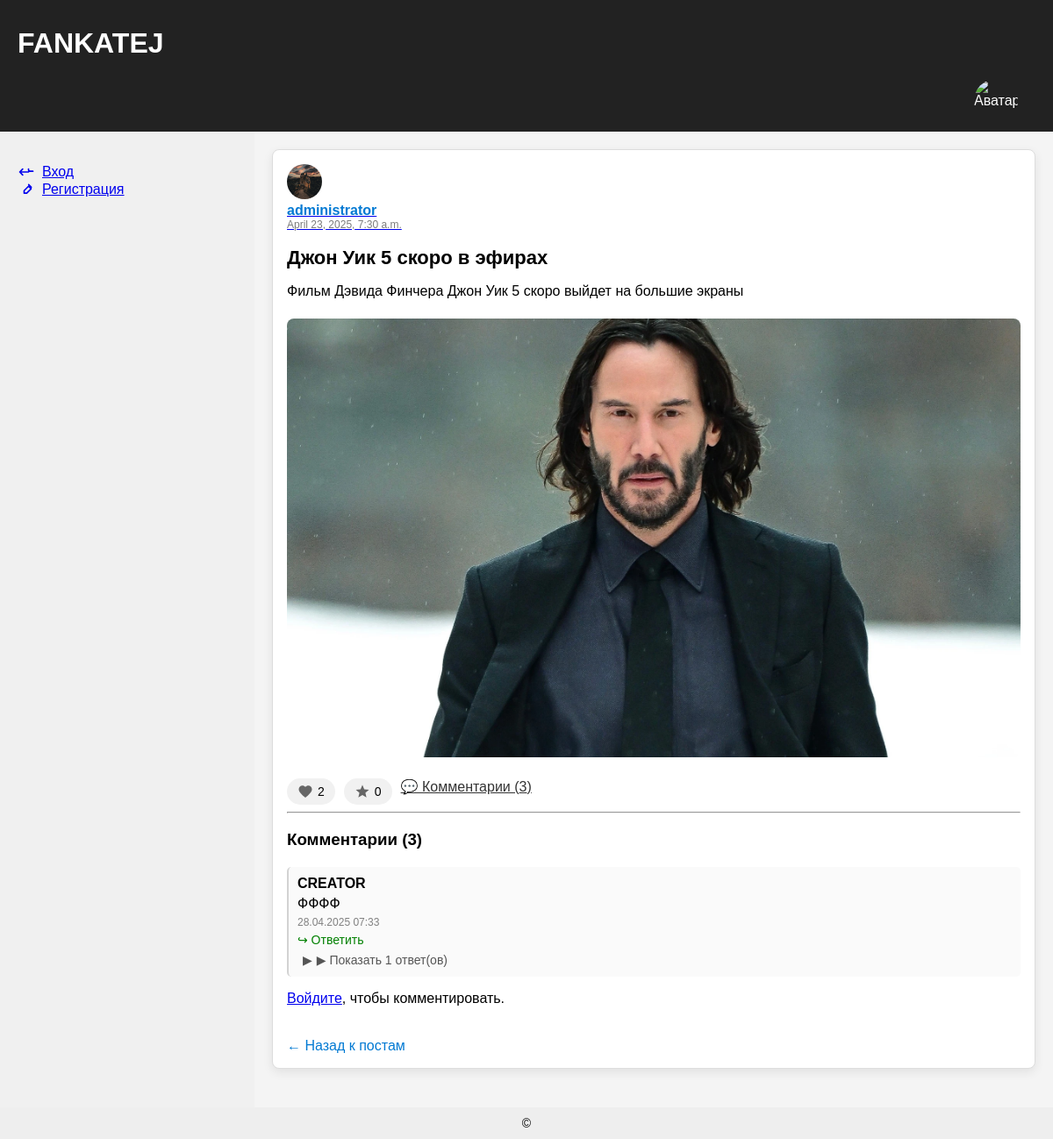
The page /posts/post/3/ on the database as committed earlier.
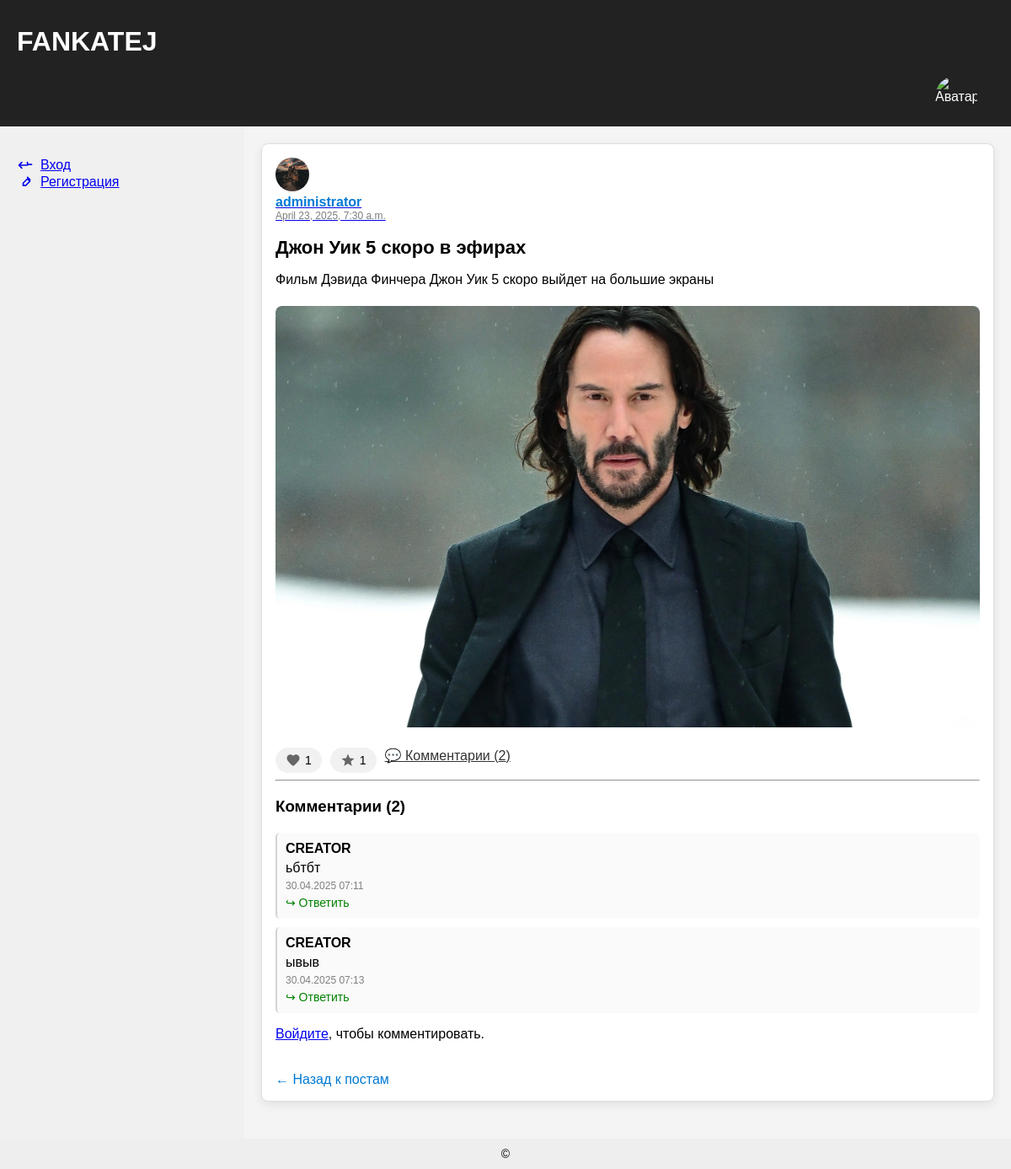
The same page on the database as committed later.
### posts/models.py (models this page shows, shortened)
class Post(models.Model):
    author = models.ForeignKey(User, on_delete=models.CASCADE, related_name='posts')
    title = models.CharField(max_length=255)
    content = models.TextField()
    image = models.ImageField(upload_to='post_images/', blank=True, null=True)
    created_at = models.DateTimeField(auto_now_add=True)
    likes = models.ManyToManyField(User, related_name='liked_posts', blank=True)
    favorites = models.ManyToManyField(User, related_name='favorite_posts', blank=True)
    allow_comments = models.BooleanField(default=True)

class Comment(models.Model):
    post = models.ForeignKey(Post, related_name='comments', on_delete=models.CASCADE)
    user = models.ForeignKey(User, on_delete=models.CASCADE)
    content = models.TextField()
    parent = models.ForeignKey('self', null=True, blank=True, related_name='replies', on_delete=models.CASCADE)
    created_at = models.DateTimeField(auto_now_add=True)

### accounts/models.py (models this page shows, shortened)
class CustomUser(AbstractUser):
    email = models.EmailField(unique=True,)
    avatar = models.ImageField(upload_to='avatars/', default=default_avatar)
    cover = models.ImageField(upload_to='covers/', default='default_cover.jpg')  # Обложка профиля
    bio = models.TextField(blank=True)
    following = models.ManyToManyField('self', symmetrical=False, related_name='followers', blank=True)

### posts/views.py (the view, shortened to what this page needs)
# urls.py: path('post/<int:pk>/', views.post_detail, name='post_detail'),  # Детальная страница поста
def post_detail(request, pk):
    post = get_object_or_404(Post, pk=pk)
    comments = post.comments.select_related('user').order_by('created_at')
    top_level_comments = comments.filter(parent__isnull=True)
    comment_form = CommentForm()
    can_comment = True  # Поскольку нет поля allow_comments, пусть по умолчанию можно
    return render(request, 'posts/post_detail.html', {
        'post': post,
        'comments': comments,
        'top_level_comments': top_level_comments,
        'comment_form': comment_form,
        'can_comment': can_comment,
    })

### posts/templates/posts/post_detail.html (shortened to what this page needs)
{% extends 'base.html' %}
{% block content %}
<div class="post-card">
    <div class="post-header">
        <a href="{% url 'user_profile' post.author.username %}">
            <img src="{{ post.author.avatar.url }}" class="avatar">
            <div class="author-info">
                <span class="author-name">{{ post.author.username }}</span>
                <span class="post-date">{{ post.created_at|date:"F j, Y, g:i a" }}</span>
            </div>
        </a>
    </div>
    <h2 class="post-title">{{ post.title }}</h2>
    <p class="post-content">{{ post.content }}</p>
    {% if post.image %}
        <img src="{{ post.image.url }}" class="post-image">
    {% endif %}
    <div class="action-buttons">
        <button class="action-button {% if user in post.likes.all %}liked{% endif %}" onclick="toggleLike({{ post.id }})" id="like-btn-{{ post.id }}">
          <svg xmlns="http://www.w3.org/2000/svg" viewBox="0 0 24 24"><path
            d="M12 21.35l-1.45-1.32C5.4 15.36 2 12.28 2
            8.5 2 5.42 4.42 3 7.5 3c1.74 0
            3.41 0.81 4.5 2.09C13.09 3.81
            14.76 3 16.5 3 19.58 3 22 5.42
            22 8.5c0 3.78-3.4 6.86-8.55
            11.54L12 21.35z"/>
          </svg>
          <span id="like-count-{{ post.id }}">{{ post.likes.count }}</span>
        </button>
        <button class="action-button {% if user in post.favorites.all %}favorited{% endif %}" onclick="toggleFavorite({{ post.id }})" id="favorite-btn-{{ post.id }}">
          <svg xmlns="http://www.w3.org/2000/svg" viewBox="0 0 24 24"><path
            d="M12 17.27L18.18 21 16.54 13.97
            22 9.24l-7.19-.61L12 2 9.19
            8.63 2 9.24l5.46 4.73L5.82 21z"/>
          </svg>
          <span id="favorite-count-{{ post.id }}">{{ post.favorites.count }}</span>
        </button>
        <a href="#comments" class="comment-btn">
            💬 Комментарии ({{ post.comments.count }})
        </a>
    </div>
    <hr>
    <h3 id="comments">Комментарии ({{ post.comments.count }})</h3>
    <div class="comments-section">
        {% for comment in top_level_comments %}
            {% include 'posts/_comment.html' with comment=comment post=post level=0 %}
        {% empty %}
            <p>Пока нет комментариев.</p>
        {% endfor %}
    </div>
    {% if can_comment %}
        {% if user.is_authenticated %}
            <hr>
            <form method="post" action="{% url 'post_detail' post.pk %}" id="comment-form">
                {% csrf_token %}
                <textarea id="comment-content" name="content" rows="3" placeholder="Добавьте комментарий..."></textarea>
                <button type="submit">💬 Добавить комментарий</button>
            </form>
        {% else %}
            <p><a href="{% url 'login' %}">Войдите</a>, чтобы комментировать.</p>
        {% endif %}
    {% else %}
        <p>Комментариев к этому посту не разрешено.</p>
    {% endif %}
    <a href="{% url 'post_list' %}" class="back-btn">← Назад к постам</a>
</div>
{% endblock %}

### posts/templates/posts/_comment.html (shortened to what this page needs)
<div class="comment-container {% if level > 0 %}reply{% endif %}">
    <div class="comment-header">
        {{ comment.user.username }}
    </div>
    <div class="comment-content">
        {{ comment.content }}
    </div>
    <div class="comment-time">
        {{ comment.created_at|date:"d.m.Y H:i" }}
    </div>
    <a href="#" class="reply-link" data-comment-id="{{ comment.id }}">↪ Ответить</a>
    {% if comment.replies.all %}
        <button class="toggle-replies-btn" data-target="replies-{{ comment.id }}">
            ▶ Показать {{ comment.replies.count }} ответ(ов)
        </button>
    {% endif %}
</div>

Rows that differ between the two databases and show on the page:
removed Comment: user.username "CREATOR", content "ФФФФ", created_at "28.04.2025 07:33", replies.count "1"
computed for Post "Джон Уик 5 скоро в эфирах": likes.count "2" → "1"; favorites.count "0" → "1"; comments.count "3" → "2"
added Comment: user.username "CREATOR", content "ьбтбт", created_at "30.04.2025 07:11"
added Comment: user.username "CREATOR", content "ывыв", created_at "30.04.2025 07:13"
